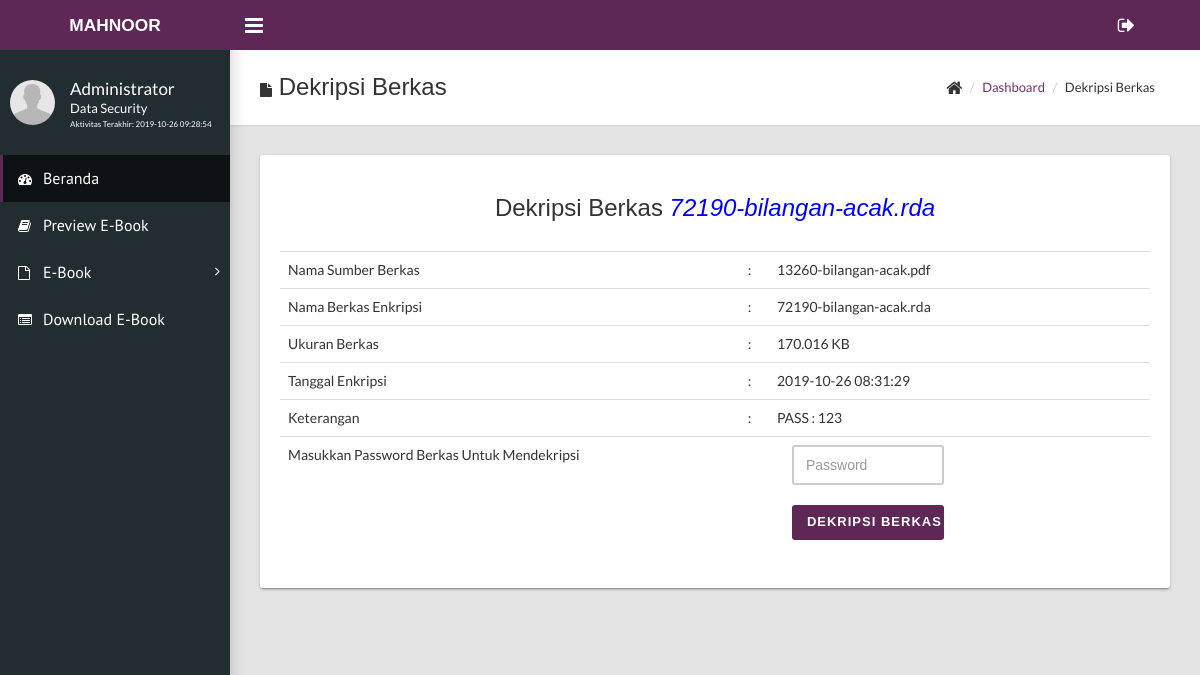
Page /dashboard/decrypt-file.php?id_file=40 (signed in) on the committed database.
### tables this page shows
CREATE TABLE IF NOT EXISTS `users` (
  `username` varchar(15) NOT NULL,
  `password` varchar(100) DEFAULT NULL,
  `fullname` varchar(50) DEFAULT NULL,
  `job_title` varchar(50) DEFAULT NULL,
  `join_date` timestamp NULL DEFAULT NULL,
  `last_activity` timestamp NULL DEFAULT NULL,
  `status` enum('1','2') DEFAULT NULL,
  PRIMARY KEY (`username`)
);

CREATE TABLE IF NOT EXISTS `file` (
  `id_file` int(11) NOT NULL AUTO_INCREMENT,
  `username` varchar(15) DEFAULT NULL,
  `file_name_source` varchar(255) DEFAULT NULL,
  `file_name_finish` varchar(255) DEFAULT NULL,
  `file_url` varchar(255) DEFAULT NULL,
  `file_size` float DEFAULT NULL,
  `password` varchar(16) DEFAULT NULL,
  `tgl_upload` timestamp NULL DEFAULT NULL,
  `status` enum('1','2') DEFAULT NULL,
  `keterangan` varchar(255) DEFAULT NULL,
  PRIMARY KEY (`id_file`)
);

### dashboard/decrypt-file.php (the view, shortened to what this page needs)
<?php
include('../config.php');
?>
<!DOCTYPE html>
<html>
<?php
$user = $_SESSION['username'];
$query = mysqli_query($connect, "SELECT fullname,job_title,last_activity FROM users WHERE username='$user'");
$data = mysqli_fetch_array($query);
?>
  <head>
    <link rel="stylesheet" type="text/css" href="../assets/css/main.css">
    <link rel="stylesheet" type="text/css" href="../assets/plugins/datatables/css/jquery.dataTables.css">
  </head>
  <body class="sidebar-mini fixed">
    <?php include('navmenu.php'); ?>
      <div class="content-wrapper">
        <div class="page-title">
          <div>
            <h1><i class="fa fa-file"></i> Dekripsi Berkas</h1>
          </div>
          <div>
            <ul class="breadcrumb">
              <li><i class="fa fa-home fa-lg"></i></li>
              <li><a href="index.php">Dashboard</a></li>
              <li>Dekripsi Berkas</li>
            </ul>
          </div>
        </div>
        <div class="row">
          <div class="col-md-12">
            <div class="card">
              <div class="card-body">
                <?php
                $id_file = $_GET['id_file'];
                $query = mysqli_query($connect, "SELECT * FROM file WHERE id_file='$id_file'");
                $data2 = mysqli_fetch_array($query);
                ?>
                <h3 align="center">Dekripsi Berkas <i style="color:blue"><?php echo $data2['file_name_finish'] ?></i></h3><br>
                <form class="form-horizontal" method="post" action="decrypt-process.php">
                <div class="table-responsive">
                  <table class="table striped">
                       <tr>
                         <td>Nama Sumber Berkas</td>
                         <td>:</td>
                         <td><?php echo $data2['file_name_source']; ?></td>
                       </tr>
                       <tr>
                         <td>Nama Berkas Enkripsi</td>
                         <td>:</td>
                         <td><?php echo $data2['file_name_finish']; ?></td>
                       </tr>
                       <tr>
                         <td>Ukuran Berkas</td>
                         <td>:</td>
                         <td><?php echo $data2['file_size']; ?> KB</td>
                       </tr>
                       <tr>
                         <td>Tanggal Enkripsi</td>
                         <td>:</td>
                         <td><?php echo $data2['tgl_upload']; ?></td>
                       </tr>
                       <tr>
                         <td>Keterangan</td>
                         <td>:</td>
                         <td><?php echo $data2['keterangan']; ?></td>
                       </tr>
                       <tr>
                         <td>Masukkan Password Berkas  Untuk Mendekripsi</td>
                         <td></td>
                         <td>
                           <div class="col-md-6">
                           <input class="form-control" id="inputPassword" type="password" placeholder="Password" name="pwdfile" required><br>
                           <input type="submit" name="decrypt_now" value="Dekripsi Berkas" class="form-control btn btn-primary">
                         </div>
                       </td>
                       </tr>
                  </table>
                </div>
              </form>
            </div>
          </div>
        </div>
      </div>
    </div>
    </div>
  </body>
</html>

### dashboard/navmenu.php (shortened to what this page needs)
<div class="wrapper">
      <header class="main-header hidden-print"><a class="logo" href="" target="_blank" rel="noopener noreferrer" style="font-size:13pt"><img src="" alt="" srcset=""><strong>MAHNOOR</strong></a>
        <nav class="navbar navbar-static-top">
          <a class="sidebar-toggle" href="#" data-toggle="offcanvas"></a>
          <div class="navbar-custom-menu">
            <ul class="top-nav">
              <li class="dropdown"><a class="dropdown-toggle" href="#" data-toggle="dropdown" role="button" aria-haspopup="true" aria-expanded="false"><i class="fa fa-sign-out fa-lg"></i></a>
              </li>
            </ul>
          </div>
        </nav>
      </header>
      <aside class="main-sidebar hidden-print">
        <section class="sidebar">
          <div class="user-panel">
            <div class="pull-left image"><img class="img-circle" src="../assets/images/user.png" alt="User Image"></div>
            <div class="pull-left info">
              <p style="margin-top:-5px;"><?php echo $data['fullname']; ?></p>
              <p class="designation"><?php echo $data['job_title']; ?></p>
              <p class="designation" style="font-size:6pt;">Aktivitas Terakhir: <?php echo $data['last_activity'] ?></p>
            </div>
          </div>
          <ul class="sidebar-menu">
            <li class="active"><a href="index.php"><i class="fa fa-dashboard"></i><span>Beranda</span></a></li>
            <li><a href="materi.php"><i class="fa fa-book"></i><span>Preview E-Book</span></a></li>
            <?php
            $v = $_SESSION['username'];
            $query = mysqli_query($connect, "SELECT * FROM users WHERE username='$v'");
            $users = mysqli_fetch_array($query);
            if ($users['status'] == 1) {
              echo '<li class="treeview"><a href="#"><i class="fa fa-file-o"></i><span>E-Book </span><i class="fa fa-angle-right"></i></a>
                <ul class="treeview-menu">
                  <li><a href="encrypt.php"><i class="fa fa-circle-o"></i> Tambah E-Book</a></li>
                  <li><a href="decrypt.php"><i class="fa fa-circle-o"></i> Kumpulan E-Book</a></li>
                </ul>
              </li>';
            }elseif ($users['status'] == 2) {
              echo "";
            }else {
              echo "";
            }
             ?>
            <li><a href="history.php"><i class="fa fa-list-alt"></i><span>Download E-Book</span></a></li>
          </ul>
        </section>
      </aside>

### rows in the picture
users: fullname "Administrator", job_title "Data Security", last_activity "2019-10-26 09:28:54"
file: file_name_finish "72190-bilangan-acak.rda", file_name_source "13260-bilangan-acak.pdf", file_size "170.016", tgl_upload "2019-10-26 08:31:29", keterangan "PASS : 123"
